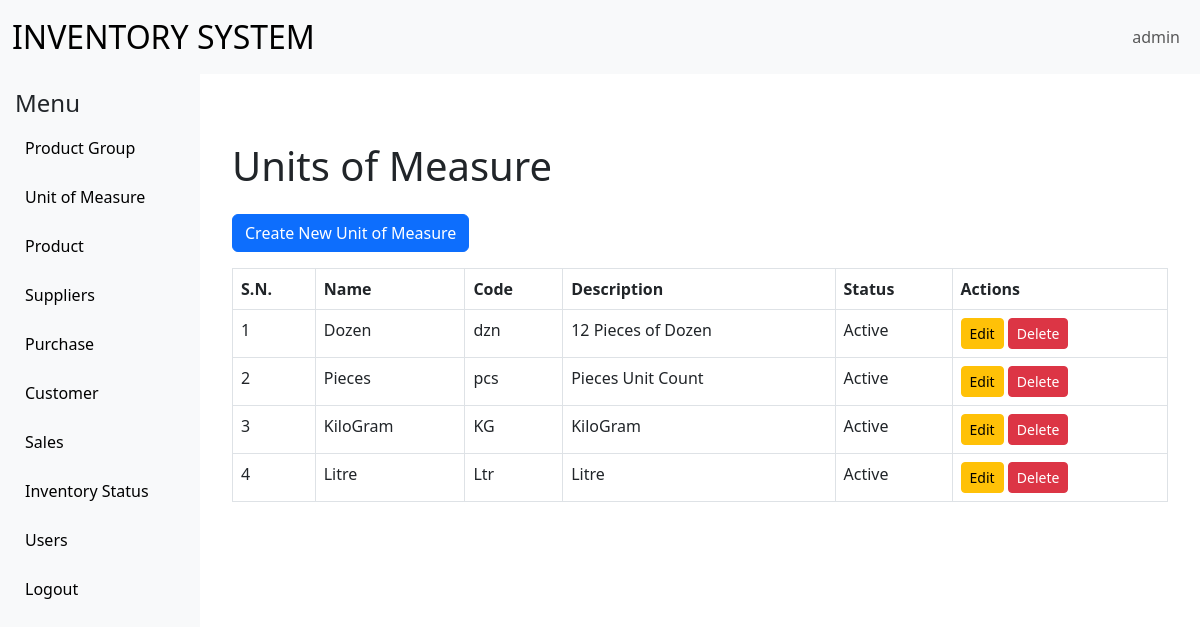
/productsystem/UnitOfMeasureList.php (signed in), run on the app's committed database.
### tables this page shows
CREATE TABLE `UnitOfMeasure` (
  `id` int(11) NOT NULL,
  `name` varchar(255) NOT NULL,
  `code` varchar(50) NOT NULL,
  `description` text DEFAULT NULL,
  `status` enum('active','inactive') DEFAULT 'active'
);

### productsystem/UnitOfMeasureList.php (the view)
<?php
include('../common/base.php');
$query = "SELECT * FROM UnitOfMeasure";
$result = $con->query($query);
?>
    <div class="container mt-5">
        <h1 class="mb-4">Units of Measure</h1>
        <a href="UnitOfMeasureCreate.php" class="btn btn-primary mb-3">Create New Unit of Measure</a>
        <table class="table table-bordered">
            <thead>
                <tr>
                    <th>S.N.</th>
                    <th>Name</th>
                    <th>Code</th>
                    <th>Description</th>
                    <th>Status</th>
                    <th>Actions</th>
                </tr>
            </thead>
            <tbody>
                <?php $counter = 0; ?>
                <?php while($row = $result->fetch_assoc()): ?>
                <tr>
                    <td><?php echo ++$counter; ?></td>
                    <td><?php echo $row['name']; ?></td>
                    <td><?php echo $row['code']; ?></td>
                    <td><?php echo $row['description']; ?></td>
                    <td><?php echo ucfirst($row['status']); ?></td>
                    <td>
                        <a href="UnitOfMeasureEdit.php?id=<?php echo $row['id']; ?>" class="btn btn-warning btn-sm">Edit</a>
                        <a href="UnitOfMeasureDelete.php?id=<?php echo $row['id']; ?>" class="btn btn-danger btn-sm">Delete</a>
                    </td>
                </tr>
                <?php endwhile; ?>
            </tbody>
        </table>
    </div>
<?php include('../common/footer.php'); ?>

### common/base.php (style rules this page uses)
body { overflow-x: hidden; }

### data on the page
unitofmeasure: name "Dozen", code "dzn", description "12 Pieces of Dozen", status "Active"
unitofmeasure: name "Pieces", code "pcs", description "Pieces Unit Count", status "Active"
unitofmeasure: name "KiloGram", code "KG", description "KiloGram", status "Active"
unitofmeasure: name "Litre", code "Ltr", description "Litre", status "Active"

### other printed values
$_SESSION['username'] "admin"
